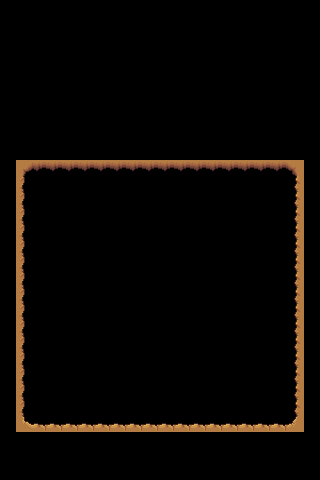

Rendered tile map (Tiled .tmx) drawn with the repository's tilesets; below, a short description and the full map source, tile grids included:
An orthogonal 20x30 tile map with 16x16 px tiles, 1 tile layer (relief), 1 hidden layer not drawn, 3 tilesets.

<map version="1.10" tiledversion="1.11.2" orientation="orthogonal" renderorder="right-down" width="20" height="30" tilewidth="16" tileheight="16" infinite="0" nextlayerid="3" nextobjectid="1">
 <tileset firstgid="1" source="forest.tsx" />
 <tileset firstgid="169" source="ground_grasss.tsx" />
 <tileset firstgid="911" source="Water_coasts.tsx" />
 <layer id="1" name="Fond" width="20" height="30" visible="0">
  <data encoding="csv">
0,0,0,0,0,0,0,0,0,0,0,0,0,0,0,0,0,0,0,0,
0,0,0,0,0,0,0,0,0,0,0,0,0,0,0,0,0,0,0,0,
0,0,0,0,0,0,0,0,0,0,0,0,0,0,0,0,0,0,0,0,
0,0,0,0,0,0,0,0,0,0,0,0,0,0,0,0,0,0,0,0,
0,0,0,0,0,0,0,0,0,0,0,0,0,0,0,0,0,0,0,0,
0,0,0,0,0,0,0,0,0,0,0,0,0,0,0,0,0,0,0,0,
0,0,0,0,0,0,0,0,0,0,0,0,0,0,0,0,0,0,0,0,
0,0,0,0,0,0,0,0,0,0,0,0,0,0,0,0,0,0,261,261,
261,261,261,261,261,261,261,261,261,0,0,0,0,0,0,0,0,261,261,261,
261,261,261,261,261,261,261,261,261,261,261,261,0,0,0,0,261,261,261,261,
261,261,261,261,261,261,261,261,261,261,261,261,261,261,261,261,261,261,261,261,
261,261,261,261,261,261,261,261,261,261,261,261,261,261,261,261,261,261,261,261,
261,261,261,261,261,261,261,261,261,261,261,261,261,261,261,261,261,261,261,261,
261,261,261,261,261,261,261,261,261,261,261,261,261,261,261,261,261,261,261,261,
261,261,261,261,261,261,261,261,261,261,261,261,261,261,261,261,261,261,261,261,
261,261,261,261,261,261,261,261,261,261,261,261,261,261,261,261,261,261,261,261,
261,261,261,261,261,261,261,261,261,261,261,261,261,261,261,261,261,261,261,261,
261,261,261,261,261,261,261,261,261,261,261,261,261,261,261,261,261,261,261,261,
261,261,261,261,261,261,261,261,261,261,261,261,261,261,261,261,261,261,261,261,
261,261,261,261,261,261,261,261,261,261,261,261,261,261,261,261,261,261,261,261,
261,261,261,261,261,261,261,261,261,261,261,261,261,261,261,261,261,261,261,261,
261,261,261,261,261,261,261,261,261,261,261,261,261,261,261,261,261,261,261,261,
261,261,261,261,261,261,261,261,261,261,261,261,261,261,261,261,261,261,261,261,
261,261,261,261,261,261,261,261,261,261,261,261,261,261,261,261,261,261,261,261,
261,261,261,261,261,261,261,261,261,261,261,261,261,261,261,261,261,261,261,261,
261,261,261,261,261,261,261,261,261,261,261,261,261,261,261,261,261,261,261,261,
261,261,261,261,261,261,261,261,261,261,261,261,261,261,261,261,261,261,261,261,
261,261,261,261,261,261,261,261,261,261,261,261,261,261,261,261,261,261,261,261,
261,261,261,261,261,261,261,261,261,261,261,261,261,261,261,261,261,261,261,261,
261,261,261,261,261,261,261,261,261,261,261,261,261,261,261,261,261,261,261,261
</data>
 </layer>
 <layer id="2" name="relief" width="20" height="30">
  <data encoding="csv">
0,0,0,0,0,0,0,0,0,0,0,0,0,0,0,0,0,0,0,0,
0,0,0,0,0,0,0,0,0,0,0,0,0,0,0,0,0,0,0,0,
0,0,0,0,0,0,0,0,0,0,0,0,0,0,0,0,0,0,0,0,
0,0,0,0,0,0,0,0,0,0,0,0,0,0,0,0,0,0,0,0,
0,0,0,0,0,0,0,0,0,0,0,0,0,0,0,0,0,0,0,0,
0,0,0,0,0,0,0,0,0,0,0,0,0,0,0,0,0,0,0,0,
0,0,0,0,0,0,0,0,0,0,0,0,0,0,0,0,0,0,0,0,
0,0,0,0,0,0,0,0,0,0,0,0,0,0,0,0,0,0,0,0,
0,0,0,0,0,0,0,0,0,0,0,0,0,0,0,0,0,0,0,0,
0,0,0,0,0,0,0,0,0,0,0,0,0,0,0,0,0,0,0,0,
0,551,655,655,655,655,655,655,655,655,655,655,655,655,655,655,655,655,552,0,
0,603,0,0,0,0,0,0,0,0,0,0,0,0,0,0,0,0,1002,0,
0,603,0,0,0,0,0,0,0,0,0,0,0,0,0,0,0,0,1002,0,
0,603,0,0,0,0,0,0,0,0,0,0,0,0,0,0,0,0,1002,0,
0,603,0,0,0,0,0,0,0,0,0,0,0,0,0,0,0,0,1002,0,
0,603,0,0,0,0,0,0,0,0,0,0,0,0,0,0,0,0,1002,0,
0,603,0,0,0,0,0,0,0,0,0,0,0,0,0,0,0,0,1002,0,
0,603,0,0,0,0,0,0,0,0,0,0,0,0,0,0,0,0,1002,0,
0,603,0,0,0,0,0,0,0,0,0,0,0,0,0,0,0,0,1002,0,
0,603,0,0,0,0,0,0,0,0,0,0,0,0,0,0,0,0,1002,0,
0,603,0,0,0,0,0,0,0,0,0,0,0,0,0,0,0,0,1002,0,
0,603,0,0,0,0,0,0,0,0,0,0,0,0,0,0,0,0,601,0,
0,603,0,0,0,0,0,0,0,0,0,0,0,0,0,0,0,0,601,0,
0,603,0,0,0,0,0,0,0,0,0,0,0,0,0,0,0,0,601,0,
0,603,0,0,0,0,0,0,0,0,0,0,0,0,0,0,0,0,601,0,
0,603,0,0,0,0,0,0,0,0,0,0,0,0,0,0,0,0,601,0,
0,604,549,549,549,549,549,549,549,549,549,549,549,549,549,549,549,549,605,0,
0,0,0,0,0,0,0,0,0,0,0,0,0,0,0,0,0,0,0,0,
0,0,0,0,0,0,0,0,0,0,0,0,0,0,0,0,0,0,0,0,
0,0,0,0,0,0,0,0,0,0,0,0,0,0,0,0,0,0,0,0
</data>
 </layer>
</map>
